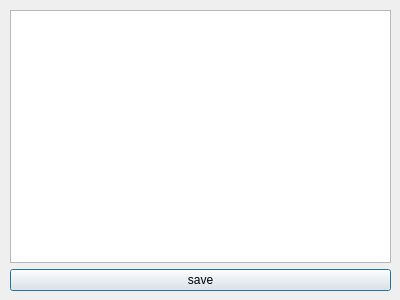
<?xml version="1.0" encoding="UTF-8"?>
<ui version="4.0">
 <class>Save_Dialog</class>
 <widget class="QDialog" name="Save_Dialog">
  <property name="geometry">
   <rect>
    <x>0</x>
    <y>0</y>
    <width>400</width>
    <height>300</height>
   </rect>
  </property>
  <property name="windowTitle">
   <string>Dialog</string>
  </property>
  <widget class="QWidget" name="">
   <property name="geometry">
    <rect>
     <x>10</x>
     <y>10</y>
     <width>381</width>
     <height>281</height>
    </rect>
   </property>
   <layout class="QVBoxLayout" name="verticalLayout">
    <item>
     <widget class="QTreeView" name="treeView"/>
    </item>
    <item>
     <widget class="QPushButton" name="pushButton">
      <property name="text">
       <string>save</string>
      </property>
     </widget>
    </item>
   </layout>
  </widget>
 </widget>
 <resources/>
 <connections/>
</ui>
